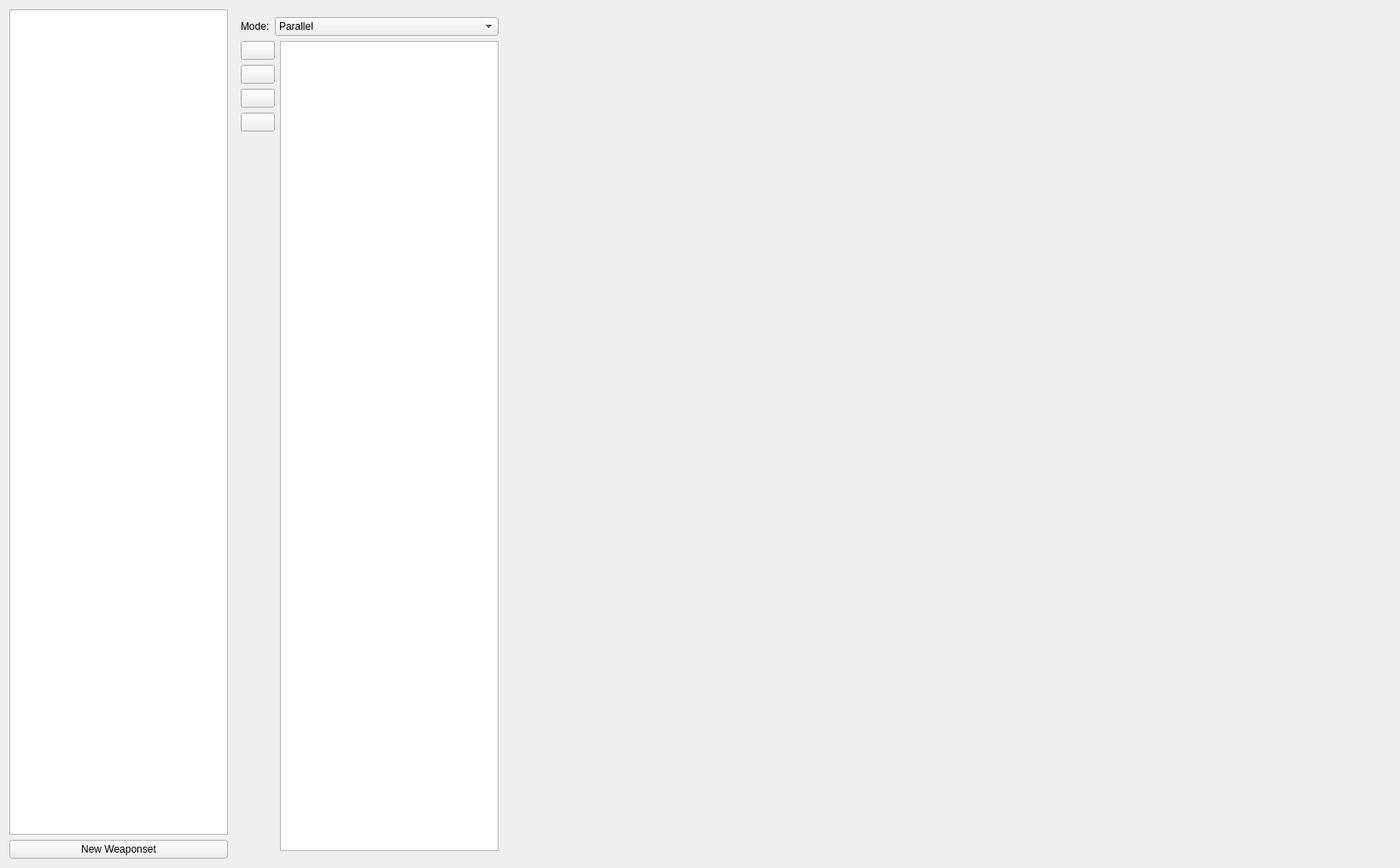
<?xml version="1.0" encoding="UTF-8"?>
<ui version="4.0">
 <class>pageWeaponsets</class>
 <widget class="QWidget" name="pageWeaponsets">
  <property name="geometry">
   <rect>
    <x>0</x>
    <y>0</y>
    <width>1640</width>
    <height>1017</height>
   </rect>
  </property>
  <property name="windowTitle">
   <string>Form</string>
  </property>
  <layout class="QHBoxLayout" name="horizontalLayout_2">
   <item>
    <layout class="QHBoxLayout" name="horizontalLayout">
     <item>
      <layout class="QVBoxLayout" name="verticalLayout_3">
       <item>
        <widget class="QListView" name="lvWeaponSets">
         <property name="sizePolicy">
          <sizepolicy hsizetype="Minimum" vsizetype="MinimumExpanding">
           <horstretch>0</horstretch>
           <verstretch>0</verstretch>
          </sizepolicy>
         </property>
        </widget>
       </item>
       <item>
        <widget class="QPushButton" name="btnNewWeaponset">
         <property name="text">
          <string>New Weaponset</string>
         </property>
        </widget>
       </item>
      </layout>
     </item>
     <item>
      <widget class="QStackedWidget" name="stackedControls">
       <property name="currentIndex">
        <number>1</number>
       </property>
       <widget class="QWidget" name="page">
        <layout class="QVBoxLayout" name="verticalLayout_2">
         <item>
          <widget class="QLabel" name="label">
           <property name="font">
            <font>
             <pointsize>16</pointsize>
            </font>
           </property>
           <property name="text">
            <string>Please select a Weapon Set from the left</string>
           </property>
           <property name="alignment">
            <set>Qt::AlignmentFlag::AlignCenter</set>
           </property>
          </widget>
         </item>
        </layout>
       </widget>
       <widget class="QWidget" name="weaponSettings">
        <layout class="QGridLayout" name="gridLayout">
         <item row="0" column="0">
          <layout class="QHBoxLayout" name="horizontalLayout_3">
           <item>
            <layout class="QVBoxLayout" name="verticalLayout">
             <item>
              <layout class="QHBoxLayout" name="horizontalLayout_4">
               <item>
                <widget class="QLabel" name="label_3">
                 <property name="sizePolicy">
                  <sizepolicy hsizetype="Fixed" vsizetype="Preferred">
                   <horstretch>0</horstretch>
                   <verstretch>0</verstretch>
                  </sizepolicy>
                 </property>
                 <property name="text">
                  <string>Mode:</string>
                 </property>
                </widget>
               </item>
               <item>
                <widget class="QComboBox" name="cbEmitterMode">
                 <property name="sizePolicy">
                  <sizepolicy hsizetype="Minimum" vsizetype="Fixed">
                   <horstretch>0</horstretch>
                   <verstretch>0</verstretch>
                  </sizepolicy>
                 </property>
                 <item>
                  <property name="text">
                   <string>Parallel</string>
                  </property>
                 </item>
                 <item>
                  <property name="text">
                   <string>Serial</string>
                  </property>
                 </item>
                 <item>
                  <property name="text">
                   <string>Random</string>
                  </property>
                 </item>
                </widget>
               </item>
              </layout>
             </item>
             <item>
              <layout class="QHBoxLayout" name="horizontalLayout_5">
               <item>
                <layout class="QVBoxLayout" name="verticalLayout_4">
                 <item>
                  <widget class="QPushButton" name="btnNewEmitter">
                   <property name="text">
                    <string/>
                   </property>
                   <property name="icon">
                    <iconset theme="QIcon::ThemeIcon::ListAdd"/>
                   </property>
                  </widget>
                 </item>
                 <item>
                  <widget class="QPushButton" name="btnDeleteEmitter">
                   <property name="text">
                    <string/>
                   </property>
                   <property name="icon">
                    <iconset theme="QIcon::ThemeIcon::ListRemove"/>
                   </property>
                  </widget>
                 </item>
                 <item>
                  <widget class="QPushButton" name="btnMoveEmitterUp">
                   <property name="text">
                    <string/>
                   </property>
                   <property name="icon">
                    <iconset theme="QIcon::ThemeIcon::GoUp"/>
                   </property>
                  </widget>
                 </item>
                 <item>
                  <widget class="QPushButton" name="btnMoveEmitterDown">
                   <property name="text">
                    <string/>
                   </property>
                   <property name="icon">
                    <iconset theme="QIcon::ThemeIcon::GoDown"/>
                   </property>
                  </widget>
                 </item>
                 <item>
                  <spacer name="verticalSpacer">
                   <property name="orientation">
                    <enum>Qt::Orientation::Vertical</enum>
                   </property>
                   <property name="sizeHint" stdset="0">
                    <size>
                     <width>20</width>
                     <height>40</height>
                    </size>
                   </property>
                  </spacer>
                 </item>
                </layout>
               </item>
               <item>
                <widget class="QListView" name="lvEmitters">
                 <property name="sizePolicy">
                  <sizepolicy hsizetype="Minimum" vsizetype="Expanding">
                   <horstretch>0</horstretch>
                   <verstretch>0</verstretch>
                  </sizepolicy>
                 </property>
                </widget>
               </item>
              </layout>
             </item>
            </layout>
           </item>
           <item>
            <widget class="QStackedWidget" name="emitterStackedControls">
             <property name="sizePolicy">
              <sizepolicy hsizetype="MinimumExpanding" vsizetype="Preferred">
               <horstretch>0</horstretch>
               <verstretch>0</verstretch>
              </sizepolicy>
             </property>
             <property name="currentIndex">
              <number>1</number>
             </property>
             <widget class="QWidget" name="page_2">
              <layout class="QGridLayout" name="gridLayout_2">
               <item row="0" column="0">
                <widget class="QLabel" name="label_2">
                 <property name="font">
                  <font>
                   <pointsize>16</pointsize>
                  </font>
                 </property>
                 <property name="text">
                  <string>Select Emitter on left</string>
                 </property>
                 <property name="alignment">
                  <set>Qt::AlignmentFlag::AlignCenter</set>
                 </property>
                </widget>
               </item>
              </layout>
             </widget>
             <widget class="QWidget" name="page_3">
              <layout class="QGridLayout" name="gridLayout_3">
               <item row="0" column="0">
                <widget class="EmitterSettings" name="emitterSettings" native="true"/>
               </item>
              </layout>
             </widget>
            </widget>
           </item>
          </layout>
         </item>
        </layout>
       </widget>
      </widget>
     </item>
    </layout>
   </item>
  </layout>
 </widget>
 <customwidgets>
  <customwidget>
   <class>EmitterSettings</class>
   <extends>QWidget</extends>
   <header>widgets/emittersettings.h</header>
   <container>1</container>
  </customwidget>
 </customwidgets>
 <resources/>
 <connections/>
</ui>
